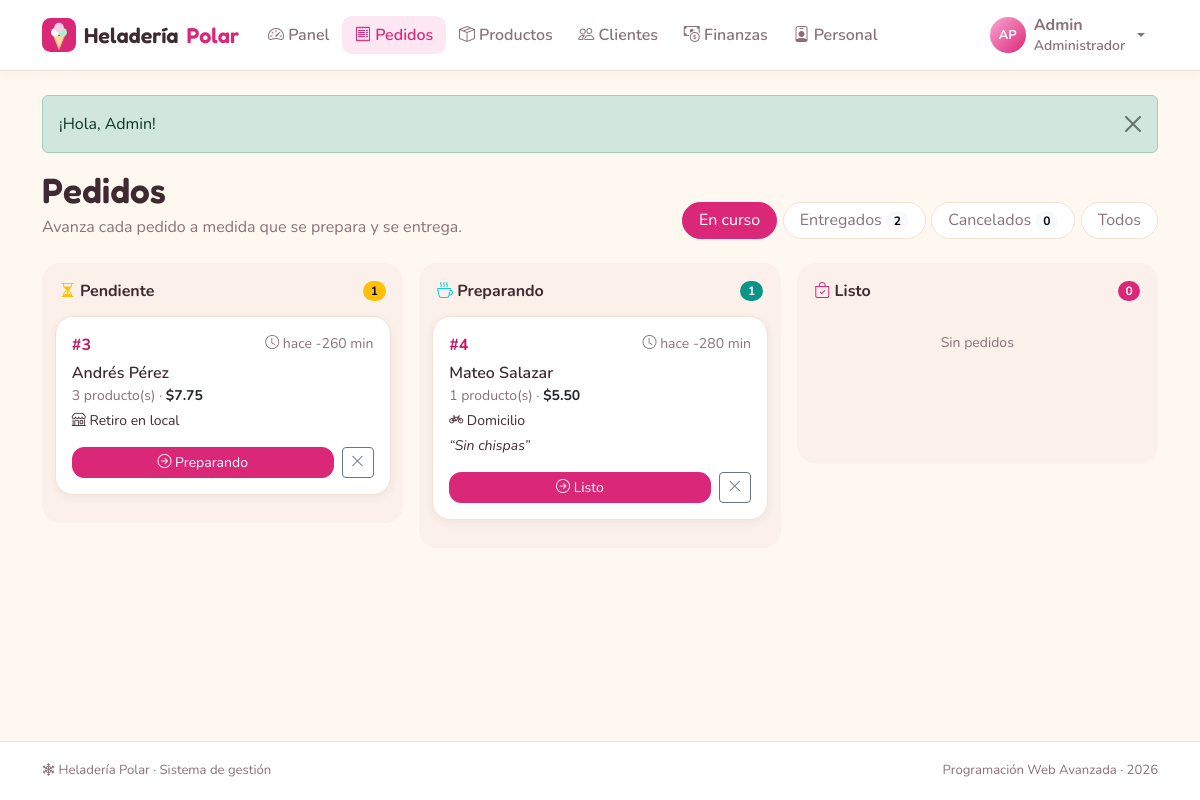
Page /index.php?r=pedidos/index (signed in) on the committed database.
### tables this page shows
CREATE TABLE pedidos (
  id           INT AUTO_INCREMENT PRIMARY KEY,
  id_cliente   INT           NOT NULL,
  id_empleado  INT           NULL,
  fecha        DATETIME      NOT NULL DEFAULT CURRENT_TIMESTAMP,
  tipo_entrega ENUM('Retiro','Domicilio') NOT NULL DEFAULT 'Retiro',
  direccion    VARCHAR(255)  NULL,
  notas        VARCHAR(255)  NULL,
  total        DECIMAL(10,2) NOT NULL DEFAULT 0,
  estado       ENUM('Pendiente','Preparando','Listo','Entregado','Cancelado') NOT NULL DEFAULT 'Pendiente',
  INDEX idx_pedidos_estado (estado),
  CONSTRAINT fk_pedidos_cliente  FOREIGN KEY (id_cliente)  REFERENCES usuarios(id) ON DELETE CASCADE,
  CONSTRAINT fk_pedidos_empleado FOREIGN KEY (id_empleado) REFERENCES usuarios(id) ON DELETE SET NULL
);

### controllers/PedidosController.php (called while the page is built, shortened)
<?php
class PedidosController extends Controller
{
    public function index(): void
    {
        $estados = array_merge(['', 'todos'], array_keys(ESTADOS_PEDIDO));
        $pedido = (string) ($_GET['estado'] ?? '');
        $estado = in_array($pedido, $estados, true) ? $pedido : '';
        $this->view('pedidos/index', [
            'titulo'    => 'Pedidos',
            'pedidos'   => Pedido::listar($estado),
            'estado'    => $estado,
            'porEstado' => Pedido::conteoPorEstado(),
        ]);
    }
}

### core/Router.php (called while the page is built, shortened)
<?php
class Router
{
    public static function dispatch(string $ruta): void
    {
        if (!preg_match('#^([a-z]+)/([a-z]+)$#', $ruta, $m)) {
            self::noEncontrado();
        }
        [, $nombre, $accion] = $m;
        (new $clase())->$accion();
    }
}

### index.php (called while the page is built, shortened)
<?php
require __DIR__ . '/core/helpers.php';
require __DIR__ . '/core/Database.php';
require __DIR__ . '/core/Model.php';
require __DIR__ . '/core/Router.php';
Router::dispatch(is_string($_GET['r'] ?? null) ? $_GET['r'] : '');

### core/helpers.php (called while the page is built, shortened)
<?php
function e($valor): string
{
    return htmlspecialchars((string) ($valor ?? ''), ENT_QUOTES, 'UTF-8');
}
function url(string $ruta = 'inicio/index', array $params = []): string
{
    $params = array_merge(['r' => $ruta], $params);
    return 'index.php?' . http_build_query($params);
}
function dinero($valor): string
{
    return '$' . number_format((float) $valor, 2);
}

### core/Database.php (called while the page is built, shortened)
<?php
class Database
{
    private static ?PDO $pdo = null;
    public static function get(): PDO
    {
        if (self::$pdo === null) {
            $dsn = 'mysql:host=' . DB_HOST . ';port=' . DB_PORT
                 . ';dbname=' . DB_NAME . ';charset=utf8mb4';
            try {
                self::$pdo = new PDO($dsn, DB_USER, DB_PASS, [
                    PDO::ATTR_ERRMODE            => PDO::ERRMODE_EXCEPTION,
                    PDO::ATTR_DEFAULT_FETCH_MODE => PDO::FETCH_ASSOC,
                    PDO::ATTR_EMULATE_PREPARES   => false,
                ]);
                self::$pdo->exec("SET time_zone = '" . date('P') . "'");
            } catch (PDOException $e) {
                http_response_code(500);
                $detalle = DEBUG ? '<br><small>' . htmlspecialchars($e->getMessage()) . '</small>' : '';
                exit('<h3 style="font-family:sans-serif">No se pudo conectar a la base de datos.'
                    . ' Revise config/config.php e importe heladeria.sql.' . $detalle . '</h3>');
            }
        }
        return self::$pdo;
    }
}

### core/Model.php (called while the page is built, shortened)
<?php
abstract class Model
{
    protected static function db(): PDO
    {
        return Database::get();
    }
    protected static function query(string $sql, array $params = []): PDOStatement
    {
        $st = self::db()->prepare($sql);
        $st->execute($params);
        return $st;
    }
}

### models/Pedido.php (called while the page is built, shortened)
<?php
class Pedido extends Model
{
    public static function listar(string $estado = ''): array
    {
        if ($estado === '') {
            return self::query(self::BASE . " WHERE p.estado IN ('Pendiente','Preparando','Listo') ORDER BY p.fecha")->fetchAll();
        }
        return self::query(self::BASE . ' WHERE p.estado = ? ORDER BY p.fecha DESC LIMIT 300', [$estado])->fetchAll();
    }
}

### views/pedidos/tarjeta.php (the view, shortened to what this page needs)
<?php
$i = array_search($p['estado'], Pedido::FLUJO, true);
$siguiente = Pedido::FLUJO[$i + 1] ?? null;
$minutos = (int) floor((time() - strtotime($p['fecha'])) / 60);
?>
<div class="card hp-card hp-pedido mb-3" data-pedido="<?= (int) $p['id'] ?>">
  <div class="card-body p-3">
    <div class="d-flex justify-content-between align-items-start">
      <a href="<?= url('pedidos/ver', ['id' => $p['id']]) ?>" class="fw-bold text-decoration-none">#<?= (int) $p['id'] ?></a>
      <small class="<?= $minutos > 30 && $p['estado'] === 'Pendiente' ? 'text-danger fw-bold' : 'text-body-secondary' ?>">
        <i class="bi bi-clock"></i> <?= $minutos < 60 ? "hace $minutos min" : fecha($p['fecha'], true) ?></small>
    </div>
    <div class="fw-semibold mt-1"><?= e($p['cliente']) ?></div>
    <div class="small text-body-secondary">
      <?= (int) $p['unidades'] ?> producto(s) · <strong class="text-body"><?= dinero($p['total']) ?></strong>
    </div>
    <div class="small mt-1">
      <?= $p['tipo_entrega'] === 'Domicilio' ? '<i class="bi bi-bicycle"></i> Domicilio' : '<i class="bi bi-shop"></i> Retiro en local' ?>
    </div>
    <?php if ($p['notas']): ?><div class="small fst-italic mt-1">“<?= e($p['notas']) ?>”</div><?php endif; ?>
    <div class="d-flex gap-2 mt-3">
      <?php if ($siguiente): ?>
        <button class="btn btn-sm btn-primary flex-fill" data-estado="<?= $siguiente ?>">
          <i class="bi bi-arrow-right-circle"></i> <?= $siguiente ?>
        </button>
      <?php endif; ?>
      <button class="btn btn-sm btn-outline-secondary" data-estado="Cancelado" title="Cancelar pedido" aria-label="Cancelar pedido"><i class="bi bi-x-lg"></i></button>
    </div>
  </div>
</div>

### views/pedidos/index.php (shortened to what this page needs)
<?php
$activos = ['Pendiente', 'Preparando', 'Listo'];
$filtros = ['' => 'En curso', 'Entregado' => 'Entregados', 'Cancelado' => 'Cancelados', 'todos' => 'Todos'];
?>
<div class="hp-encabezado">
  <div>
    <h1 class="hp-titulo">Pedidos</h1>
    <p class="text-body-secondary mb-0">Avanza cada pedido a medida que se prepara y se entrega.</p>
  </div>
  <ul class="nav nav-pills hp-pills">
    <?php foreach ($filtros as $k => $txt): ?>
      <li class="nav-item">
        <a class="nav-link <?= $estado === $k ? 'active' : '' ?>" href="<?= url('pedidos/index', array_filter(['estado' => $k])) ?>"><?= $txt ?>
          <?php if (isset($porEstado[$k])): ?><span class="badge rounded-pill text-bg-light"><?= (int) $porEstado[$k] ?></span><?php endif; ?></a>
      </li>
    <?php endforeach; ?>
  </ul>
</div>
<?php if ($estado === ''): ?>
  <div class="row g-3">
    <?php foreach ($activos as $col): $info = ESTADOS_PEDIDO[$col]; ?>
      <div class="col-md-4">
        <div class="hp-columna" data-columna="<?= $col ?>">
          <div class="hp-columna-titulo">
            <span><i class="bi bi-<?= $info['icono'] ?> text-<?= $info['color'] ?>"></i> <?= $col ?></span>
            <span class="badge rounded-pill text-bg-<?= $info['color'] ?>" data-contador><?= (int) $porEstado[$col] ?></span>
          </div>
          <div data-lista>
            <?php foreach ($pedidos as $p): if ($p['estado'] !== $col) continue; ?>
              <?php require __DIR__ . '/tarjeta.php'; ?>
            <?php endforeach; ?>
          </div>
          <p class="hp-vacio-col small text-body-secondary text-center py-3 mb-0">Sin pedidos</p>
        </div>
      </div>
    <?php endforeach; ?>
  </div>
<?php endif; ?>

### assets/css/styles.css (style rules this page uses)
:root { --hp-crema: #fff8f1; --hp-blanco: #ffffff; --hp-rosa: #db2777; --hp-rosa-h: #be185d; --hp-rosa-s: #fce7f3; --hp-menta: #0d9488; --hp-menta-s: #ccfbf1; --hp-texto: #3f2a32; --hp-suave: #8a7179; --hp-borde: #f1e1d6; --hp-radio: 18px; --hp-sombra: 0 6px 20px rgba(219, 39, 119, .07); }
body { --bs-body-bg: var(--hp-crema); --bs-body-color: var(--hp-texto); --bs-body-font-family: 'Nunito', system-ui, sans-serif; --bs-secondary-color: var(--hp-suave); --bs-border-color: var(--hp-borde); --bs-primary: var(--hp-rosa); --bs-primary-rgb: 219, 39, 119; --bs-link-color-rgb: 190, 24, 93; --bs-link-hover-color-rgb: 157, 23, 77; }
.btn-primary { --bs-btn-bg: var(--hp-rosa); --bs-btn-border-color: var(--hp-rosa); --bs-btn-hover-bg: var(--hp-rosa-h); --bs-btn-hover-border-color: var(--hp-rosa-h); --bs-btn-active-bg: #9d174d; --bs-btn-disabled-bg: #f0a3c6; --bs-btn-disabled-border-color: #f0a3c6; border-radius: 12px; }
.text-bg-primary { background-color: var(--hp-rosa) !important; }
.text-bg-info { background-color: var(--hp-menta) !important; color: #fff !important; }
body { min-height: 100vh; display: flex; flex-direction: column; }
.hp-titulo, .hp-marca, .hp-stat-valor, .hp-precio { font-family: 'Fredoka', 'Nunito', sans-serif; font-weight: 600; }
.hp-titulo { font-size: clamp(1.7rem, 3.5vw, 2.2rem); margin-bottom: .2rem; color: var(--hp-texto); }
.hp-encabezado { display: flex; flex-wrap: wrap; justify-content: space-between; align-items: flex-end; gap: 1rem; margin-bottom: 1.5rem; }
.hp-card { background: var(--hp-blanco); border: 1px solid var(--hp-borde); border-radius: var(--hp-radio); box-shadow: var(--hp-sombra); }
.hp-pills { gap: .35rem; flex-wrap: nowrap; overflow-x: auto; }
.hp-pills .nav-link { color: var(--hp-suave); background: var(--hp-blanco); border: 1px solid var(--hp-borde); border-radius: 999px; padding: .35rem 1rem; white-space: nowrap; }
.hp-pills .nav-link.active { background: var(--hp-rosa); border-color: var(--hp-rosa); color: #fff; }
.hp-columna { background: #fbf1ea; border-radius: var(--hp-radio); padding: .8rem; min-height: 200px; }
.hp-columna-titulo { display: flex; justify-content: space-between; align-items: center; font-weight: 700; padding: .2rem .3rem .8rem; }
.hp-pedido { box-shadow: 0 3px 10px rgba(63, 42, 50, .06); transition: opacity .25s, transform .25s; }
.hp-main > * { animation: aparecer .3s ease both; }

### rows in the picture
pedidos: id_empleado "2", id "4", fecha "-280", cliente "Mateo Salazar", unidades "1", total "$5.50", tipo_entrega "Domicilio" (drawn), notas "Sin chispas", estado "Listo"
pedidos: id "3", fecha "-260", cliente "Andrés Pérez", unidades "3", total "$7.75", tipo_entrega "Retiro" (drawn), estado "Preparando"

### other values in the picture
$texto "Panel"
$texto "Pedidos"
$texto "Productos"
$texto "Clientes"
$texto "Finanzas"
$texto "Personal"
iniciales($usuario['nombre'], $usuario['apellido']) "AP"
$usuario['nombre'] "Admin"
$usuario['rol'] "Administrador"
$f['mensaje'] "¡Hola, Admin!"
$txt "En curso"
$txt "Entregados"
$txt "Cancelados"
$porEstado[$k] "0"
$txt "Todos"
